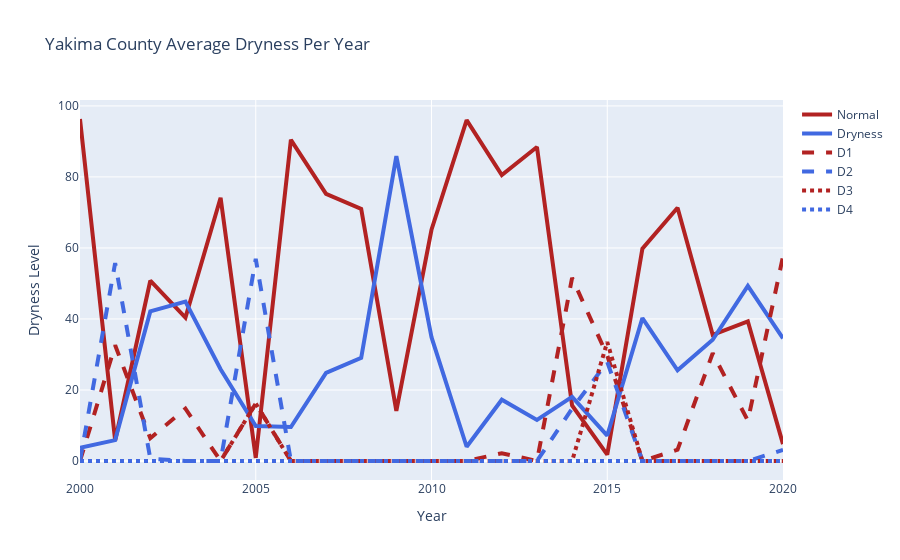

Notebook cell for this chart:
### Code cell
plot_dry_levels(yakima_year_mean, 'Yakima', 'Year')

### Figure 1 — Plotly figure (JSON) as saved in the notebook; plotly's stock layout.template omitted (floating-point values rounded to 4 significant figures)
{"data": [{"line": {"color": "firebrick", "width": 4}, "name": "Normal", "type": "scatter", "x": [2000, 2001, 2002, 2003, 2004, 2005, 2006, 2007, 2008, 2009, 2010, 2011, 2012, 2013, 2014, 2015, 2016, 2017, 2018, 2019, 2020], "y": [96.31, 5.769, 50.77, 40.39, 74.14, 0.8835, 90.45, 75.2, 70.96, 14.12, 65.12, 95.99, 80.54, 88.42, 15.63, 1.79, 59.78, 71.31, 35.53, 39.34, 4.76]}, {"line": {"color": "royalblue", "width": 4}, "name": "Dryness", "type": "scatter", "x": [2000, 2001, 2002, 2003, 2004, 2005, 2006, 2007, 2008, 2009, 2010, 2011, 2012, 2013, 2014, 2015, 2016, 2017, 2018, 2019, 2020], "y": [3.686, 5.886, 42.14, 44.88, 25.86, 9.825, 9.555, 24.8, 29.04, 85.87, 34.88, 4.014, 17.26, 11.58, 18.05, 7.168, 40.22, 25.52, 34.13, 49.29, 34.54]}, {"line": {"color": "firebrick", "dash": "dash", "width": 4}, "name": "D1", "type": "scatter", "x": [2000, 2001, 2002, 2003, 2004, 2005, 2006, 2007, 2008, 2009, 2010, 2011, 2012, 2013, 2014, 2015, 2016, 2017, 2018, 2019, 2020], "y": [0, 32.59, 6.432, 14.73, 0, 16.21, 0, 0, 0, 0.01058, 0, 0, 2.198, 0, 51.57, 29.66, 0, 3.174, 30.34, 11.37, 57.58]}, {"line": {"color": "royalblue", "dash": "dash", "width": 4}, "name": "D2", "type": "scatter", "x": [2000, 2001, 2002, 2003, 2004, 2005, 2006, 2007, 2008, 2009, 2010, 2011, 2012, 2013, 2014, 2015, 2016, 2017, 2018, 2019, 2020], "y": [0, 55.76, 0.6655, 0, 0, 56.91, 0, 0, 0, 0, 0, 0, 0, 0, 14.75, 27.86, 0, 0, 0, 0, 3.118]}, {"line": {"color": "firebrick", "dash": "dot", "width": 4}, "name": "D3", "type": "scatter", "x": [2000, 2001, 2002, 2003, 2004, 2005, 2006, 2007, 2008, 2009, 2010, 2011, 2012, 2013, 2014, 2015, 2016, 2017, 2018, 2019, 2020], "y": [0, 0, 0, 0, 0, 16.17, 0, 0, 0, 0, 0, 0, 0, 0, 0, 33.52, 0, 0, 0, 0, 0]}, {"line": {"color": "royalblue", "dash": "dot", "width": 4}, "name": "D4", "type": "scatter", "x": [2000, 2001, 2002, 2003, 2004, 2005, 2006, 2007, 2008, 2009, 2010, 2011, 2012, 2013, 2014, 2015, 2016, 2017, 2018, 2019, 2020], "y": [0, 0, 0, 0, 0, 0, 0, 0, 0, 0, 0, 0, 0, 0, 0, 0, 0, 0, 0, 0, 0]}], "layout": {"autosize": true, "title": {"text": "Yakima County Average Dryness Per Year"}, "xaxis": {"autorange": true, "range": [2000, 2020], "title": {"text": "Year"}, "type": "linear"}, "yaxis": {"autorange": true, "range": [-5.351, 101.7], "title": {"text": "Dryness Level"}, "type": "linear"}}}
